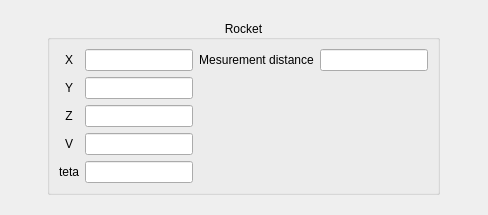
<?xml version="1.0" encoding="UTF-8"?>
<ui version="4.0">
 <class>rocketInitialFrame</class>
 <widget class="QFrame" name="rocketInitialFrame">
  <property name="geometry">
   <rect>
    <x>0</x>
    <y>0</y>
    <width>488</width>
    <height>215</height>
   </rect>
  </property>
  <property name="windowTitle">
   <string>Frame</string>
  </property>
  <layout class="QHBoxLayout" name="horizontalLayout">
   <item>
    <widget class="QGroupBox" name="groupBox">
     <property name="sizePolicy">
      <sizepolicy hsizetype="Maximum" vsizetype="Maximum">
       <horstretch>0</horstretch>
       <verstretch>0</verstretch>
      </sizepolicy>
     </property>
     <property name="title">
      <string>Rocket</string>
     </property>
     <property name="alignment">
      <set>Qt::AlignCenter</set>
     </property>
     <property name="flat">
      <bool>true</bool>
     </property>
     <layout class="QGridLayout" name="gridLayout">
      <item row="0" column="0">
       <layout class="QHBoxLayout" name="Layout_X">
        <item>
         <widget class="QLabel" name="label_X">
          <property name="sizePolicy">
           <sizepolicy hsizetype="Minimum" vsizetype="Fixed">
            <horstretch>0</horstretch>
            <verstretch>0</verstretch>
           </sizepolicy>
          </property>
          <property name="text">
           <string>X</string>
          </property>
          <property name="alignment">
           <set>Qt::AlignCenter</set>
          </property>
         </widget>
        </item>
        <item>
         <widget class="QLineEdit" name="LineEdit_X">
          <property name="sizePolicy">
           <sizepolicy hsizetype="Fixed" vsizetype="Fixed">
            <horstretch>0</horstretch>
            <verstretch>0</verstretch>
           </sizepolicy>
          </property>
         </widget>
        </item>
       </layout>
      </item>
      <item row="0" column="1">
       <layout class="QHBoxLayout" name="Layout_MeshD">
        <item>
         <widget class="QLabel" name="label_MeshD">
          <property name="sizePolicy">
           <sizepolicy hsizetype="Minimum" vsizetype="Fixed">
            <horstretch>0</horstretch>
            <verstretch>0</verstretch>
           </sizepolicy>
          </property>
          <property name="text">
           <string>Mesurement distance</string>
          </property>
          <property name="alignment">
           <set>Qt::AlignCenter</set>
          </property>
         </widget>
        </item>
        <item>
         <widget class="QLineEdit" name="LineEdit_MeshD">
          <property name="sizePolicy">
           <sizepolicy hsizetype="Fixed" vsizetype="Fixed">
            <horstretch>0</horstretch>
            <verstretch>0</verstretch>
           </sizepolicy>
          </property>
         </widget>
        </item>
       </layout>
      </item>
      <item row="4" column="0">
       <layout class="QHBoxLayout" name="Layout_teta">
        <item>
         <widget class="QLabel" name="label_teta">
          <property name="sizePolicy">
           <sizepolicy hsizetype="Minimum" vsizetype="Fixed">
            <horstretch>0</horstretch>
            <verstretch>0</verstretch>
           </sizepolicy>
          </property>
          <property name="text">
           <string>teta</string>
          </property>
          <property name="alignment">
           <set>Qt::AlignCenter</set>
          </property>
         </widget>
        </item>
        <item>
         <widget class="QLineEdit" name="LineEdit_teta">
          <property name="sizePolicy">
           <sizepolicy hsizetype="Fixed" vsizetype="Fixed">
            <horstretch>0</horstretch>
            <verstretch>0</verstretch>
           </sizepolicy>
          </property>
         </widget>
        </item>
       </layout>
      </item>
      <item row="3" column="0">
       <layout class="QHBoxLayout" name="Layout_V">
        <item>
         <widget class="QLabel" name="label_V">
          <property name="sizePolicy">
           <sizepolicy hsizetype="Minimum" vsizetype="Fixed">
            <horstretch>0</horstretch>
            <verstretch>0</verstretch>
           </sizepolicy>
          </property>
          <property name="text">
           <string>V</string>
          </property>
          <property name="alignment">
           <set>Qt::AlignCenter</set>
          </property>
         </widget>
        </item>
        <item>
         <widget class="QLineEdit" name="LineEdit_V">
          <property name="sizePolicy">
           <sizepolicy hsizetype="Fixed" vsizetype="Fixed">
            <horstretch>0</horstretch>
            <verstretch>0</verstretch>
           </sizepolicy>
          </property>
         </widget>
        </item>
       </layout>
      </item>
      <item row="2" column="0">
       <layout class="QHBoxLayout" name="Layout_Z">
        <item>
         <widget class="QLabel" name="label_Z">
          <property name="sizePolicy">
           <sizepolicy hsizetype="Minimum" vsizetype="Fixed">
            <horstretch>0</horstretch>
            <verstretch>0</verstretch>
           </sizepolicy>
          </property>
          <property name="text">
           <string>Z</string>
          </property>
          <property name="alignment">
           <set>Qt::AlignCenter</set>
          </property>
         </widget>
        </item>
        <item>
         <widget class="QLineEdit" name="LineEdit_Z">
          <property name="sizePolicy">
           <sizepolicy hsizetype="Fixed" vsizetype="Fixed">
            <horstretch>0</horstretch>
            <verstretch>0</verstretch>
           </sizepolicy>
          </property>
         </widget>
        </item>
       </layout>
      </item>
      <item row="1" column="0">
       <layout class="QHBoxLayout" name="Layout_Y">
        <item>
         <widget class="QLabel" name="label_Y">
          <property name="sizePolicy">
           <sizepolicy hsizetype="Minimum" vsizetype="Fixed">
            <horstretch>0</horstretch>
            <verstretch>0</verstretch>
           </sizepolicy>
          </property>
          <property name="text">
           <string>Y</string>
          </property>
          <property name="alignment">
           <set>Qt::AlignCenter</set>
          </property>
         </widget>
        </item>
        <item>
         <widget class="QLineEdit" name="LineEdit_Y">
          <property name="sizePolicy">
           <sizepolicy hsizetype="Fixed" vsizetype="Fixed">
            <horstretch>0</horstretch>
            <verstretch>0</verstretch>
           </sizepolicy>
          </property>
         </widget>
        </item>
       </layout>
      </item>
     </layout>
    </widget>
   </item>
  </layout>
 </widget>
 <tabstops>
  <tabstop>LineEdit_X</tabstop>
  <tabstop>LineEdit_Y</tabstop>
  <tabstop>LineEdit_Z</tabstop>
  <tabstop>LineEdit_V</tabstop>
  <tabstop>LineEdit_teta</tabstop>
 </tabstops>
 <resources/>
 <connections/>
</ui>
